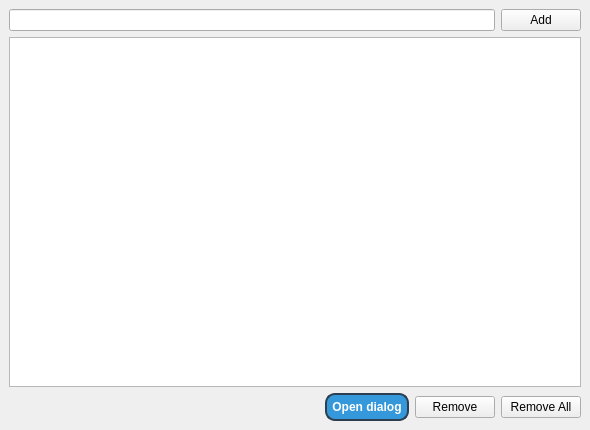
<?xml version="1.0" encoding="UTF-8"?>
<ui version="4.0">
 <class>MainWindow</class>
 <widget class="QMainWindow" name="MainWindow">
  <property name="geometry">
   <rect>
    <x>0</x>
    <y>0</y>
    <width>590</width>
    <height>430</height>
   </rect>
  </property>
  <property name="windowTitle">
   <string>MainWindow</string>
  </property>
  <widget class="QWidget" name="centralwidget">
   <layout class="QVBoxLayout" name="verticalLayout">
    <item>
     <layout class="QHBoxLayout" name="horizontalLayout">
      <item>
       <widget class="QLineEdit" name="txtTask">
        <property name="text">
         <string/>
        </property>
       </widget>
      </item>
      <item>
       <widget class="QPushButton" name="add">
        <property name="text">
         <string>Add</string>
        </property>
       </widget>
      </item>
     </layout>
    </item>
    <item>
     <widget class="QListWidget" name="listWidget"/>
    </item>
    <item>
     <layout class="QHBoxLayout" name="horizontalLayout_2">
      <item>
       <spacer name="horizontalSpacer">
        <property name="orientation">
         <enum>Qt::Orientation::Horizontal</enum>
        </property>
        <property name="sizeHint" stdset="0">
         <size>
          <width>40</width>
          <height>20</height>
         </size>
        </property>
       </spacer>
      </item>
      <item>
       <widget class="QPushButton" name="pushButton">
        <property name="styleSheet">
         <string notr="true">QPushButton {
    background-color: #3498db;    /* Background color */
    color: white;                /* Text color */
    border: 2px solid #2c3e50;   /* Border style */
    border-radius: 10px;         /* Rounded corners */
    padding: 5px ;         /* Padding */
    font-size: 12px;             /* Font size */
    font-weight: bold;           /* Font weight */
}

QPushButton:hover {
    background-color: #2980b9;   /* Background color on hover */
}

QPushButton:pressed {
    background-color: #1abc9c;   /* Background color when pressed */
}
</string>
        </property>
        <property name="text">
         <string>Open dialog</string>
        </property>
       </widget>
      </item>
      <item>
       <widget class="QPushButton" name="remove">
        <property name="text">
         <string>Remove</string>
        </property>
       </widget>
      </item>
      <item>
       <widget class="QPushButton" name="removeAll">
        <property name="text">
         <string>Remove All</string>
        </property>
       </widget>
      </item>
     </layout>
    </item>
   </layout>
  </widget>
 </widget>
 <resources/>
 <connections/>
</ui>
